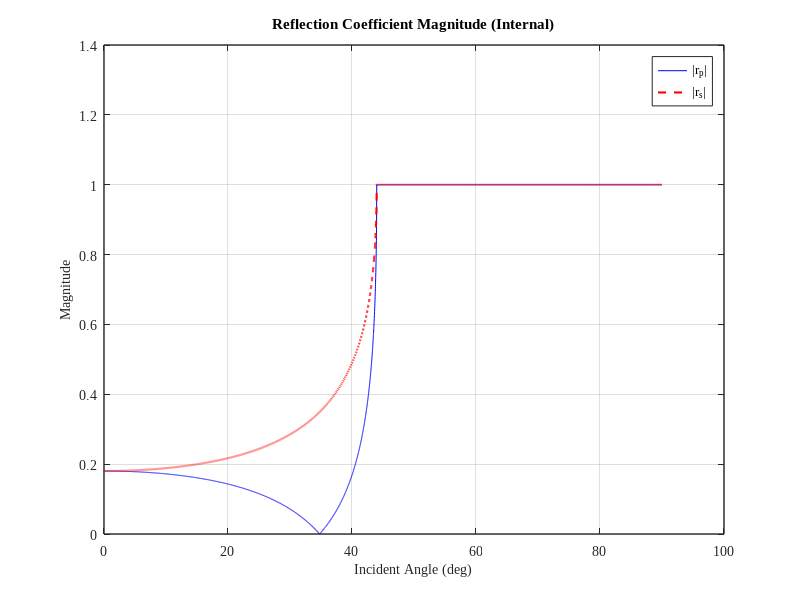
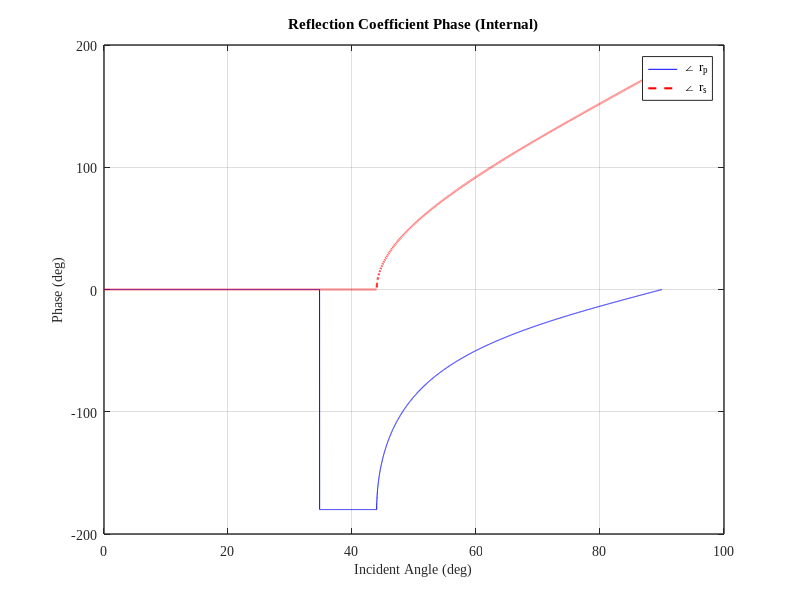
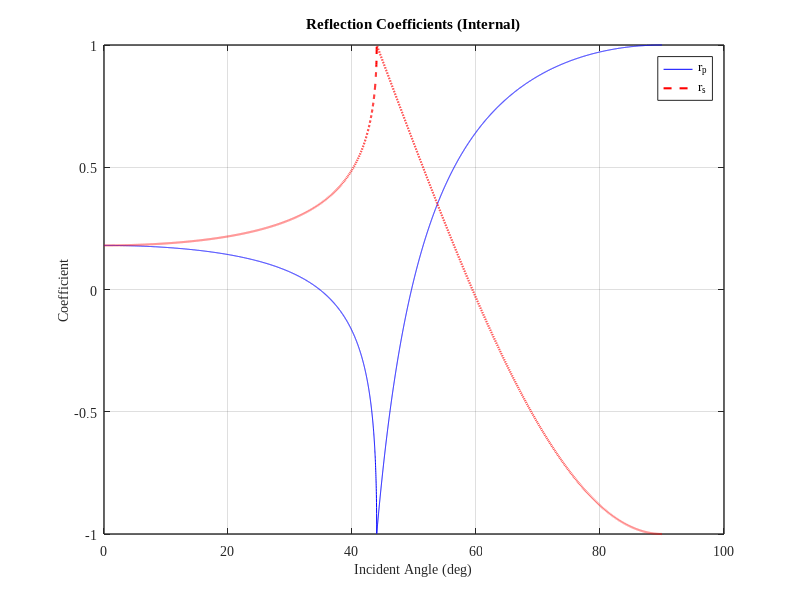
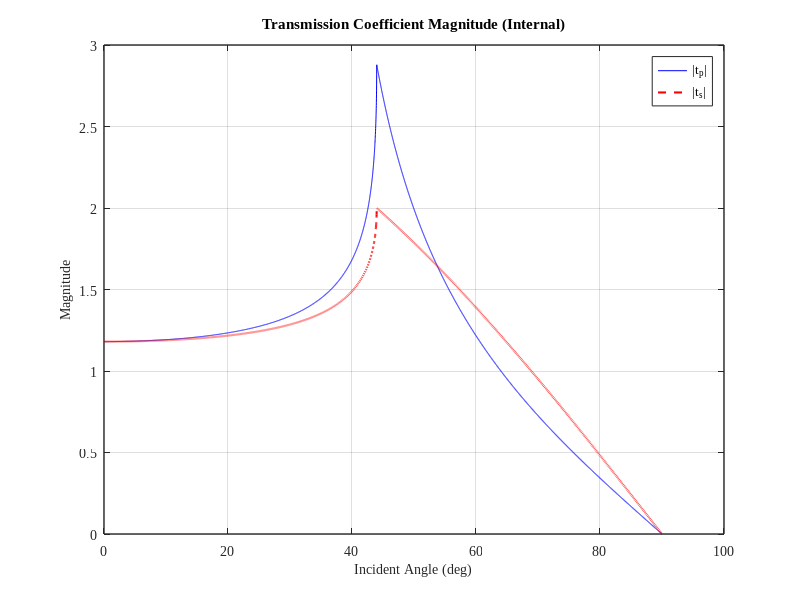

Write MATLAB code to recreate these figures, in order.
%% 内反射 Fresnel 公式仿真（玻璃→空气）
clc; clear; close all;
%% 参数设置
n1 = 1.44;        % 入射介质折射率（玻璃）
n2 = 1.00;        % 透射介质折射率（空气）
n = n2 / n1;      % 相对折射率
theta = 0 : 0.01 : 90;       % 入射角 (°)
a = deg2rad(theta);            % 入射角 (rad)
%% Fresnel 公式计算
rs = (cos(a) - sqrt(n.^2 - sin(a).^2)) ./ (cos(a) + sqrt(n.^2 - sin(a).^2));
ts = (2 .* cos(a)) ./ (cos(a) + sqrt(n.^2 - sin(a).^2));
rp = (sqrt(n.^2 - sin(a).^2) - (n.^2) .* cos(a)) ./ ((n.^2) .* cos(a) + sqrt(n.^2 - sin(a).^2));
tp = (2 .* n .* cos(a)) ./ ((n.^2) .* cos(a) + sqrt(n.^2 - sin(a).^2));
bs = -angle(rs); bp = -angle(rp);
cs = -angle(ts); cp = -angle(tp);
angloutrs = rad2deg(bs); angloutrp = rad2deg(bp);
angloutts = rad2deg(cs); anglouttp = rad2deg(cp);
%% 图 1：反射系数幅度
figure;
plot(theta, abs(rp), 'b', theta, abs(rs), 'r--', 'LineWidth', 1.5);
title('Reflection Coefficient Magnitude (Internal)');
xlabel('Incident Angle (deg)', 'FontName', 'Times New Roman', 'FontSize', 10);
ylabel('Magnitude', 'FontName', 'Times New Roman', 'FontSize', 10);
grid on; set(gca, 'box', 'on');
set(gca, 'FontName', 'Times New Roman', 'FontSize', 10); set(gca, 'LineWidth', 1);
legend('|r_p|', '|r_s|', 'Location', 'best', 'FontName', 'Times New Roman', 'FontSize', 9);
set(gcf, 'Renderer', 'OpenGL');
print(gcf, 'fig1.jpg', '-djpeg', '-r600');
%% 图 2：反射系数相位
figure;
plot(theta, angloutrp, 'b', theta, angloutrs, 'r--', 'LineWidth', 1.5);
title('Reflection Coefficient Phase (Internal)');
xlabel('Incident Angle (deg)', 'FontName', 'Times New Roman', 'FontSize', 10);
ylabel('Phase (deg)', 'FontName', 'Times New Roman', 'FontSize', 10);
grid on; set(gca, 'box', 'on');
set(gca, 'FontName', 'Times New Roman', 'FontSize', 10); set(gca, 'LineWidth', 1);
legend('\angle r_p', '\angle r_s', 'Location', 'best', 'FontName', 'Times New Roman', 'FontSize', 9);
set(gcf, 'Renderer', 'OpenGL');
print(gcf, 'fig2.jpg', '-djpeg', '-r600');
%% 图 3：反射系数
figure;
plot(theta, rp, 'b', theta, rs, 'r--', 'LineWidth', 1.5);
title('Reflection Coefficients (Internal)');
xlabel('Incident Angle (deg)', 'FontName', 'Times New Roman', 'FontSize', 10);
ylabel('Coefficient', 'FontName', 'Times New Roman', 'FontSize', 10);
grid on; set(gca, 'box', 'on');
set(gca, 'FontName', 'Times New Roman', 'FontSize', 10); set(gca, 'LineWidth', 1);
legend('r_p', 'r_s', 'Location', 'best', 'FontName', 'Times New Roman', 'FontSize', 9);
set(gcf, 'Renderer', 'OpenGL');
print(gcf, 'fig3.jpg', '-djpeg', '-r600');
%% 图 4：透射系数幅度
figure;
plot(theta, abs(tp), 'b', theta, abs(ts), 'r--', 'LineWidth', 1.5);
title('Transmission Coefficient Magnitude (Internal)');
xlabel('Incident Angle (deg)', 'FontName', 'Times New Roman', 'FontSize', 10);
ylabel('Magnitude', 'FontName', 'Times New Roman', 'FontSize', 10);
grid on; set(gca, 'box', 'on');
set(gca, 'FontName', 'Times New Roman', 'FontSize', 10); set(gca, 'LineWidth', 1);
legend('|t_p|', '|t_s|', 'Location', 'best', 'FontName', 'Times New Roman', 'FontSize', 9);
set(gcf, 'Renderer', 'OpenGL');
print(gcf, 'fig4.jpg', '-djpeg', '-r600');
%% 图 5：透射系数相位
figure;
plot(theta, anglouttp, 'b', theta, angloutts, 'r--', 'LineWidth', 1.5);
title('Transmission Coefficient Phase (Internal)');
xlabel('Incident Angle (deg)', 'FontName', 'Times New Roman', 'FontSize', 10);
ylabel('Phase (deg)', 'FontName', 'Times New Roman', 'FontSize', 10);
grid on; set(gca, 'box', 'on');
set(gca, 'FontName', 'Times New Roman', 'FontSize', 10); set(gca, 'LineWidth', 1);
legend('\angle t_p', '\angle t_s', 'Location', 'best', 'FontName', 'Times New Roman', 'FontSize', 9);
set(gcf, 'Renderer', 'OpenGL');
print(gcf, 'fig5.jpg', '-djpeg', '-r600');
%% 图 6：透射系数
figure;
plot(theta, tp, 'b', theta, ts, 'r--', 'LineWidth', 1.5);
title('Transmission Coefficients (Internal)');
xlabel('Incident Angle (deg)', 'FontName', 'Times New Roman', 'FontSize', 10);
ylabel('Coefficient', 'FontName', 'Times New Roman', 'FontSize', 10);
grid on; set(gca, 'box', 'on');
set(gca, 'FontName', 'Times New Roman', 'FontSize', 10); set(gca, 'LineWidth', 1);
legend('t_p', 't_s', 'Location', 'best', 'FontName', 'Times New Roman', 'FontSize', 9);
set(gcf, 'Renderer', 'OpenGL');
print(gcf, 'fig6.jpg', '-djpeg', '-r600');
